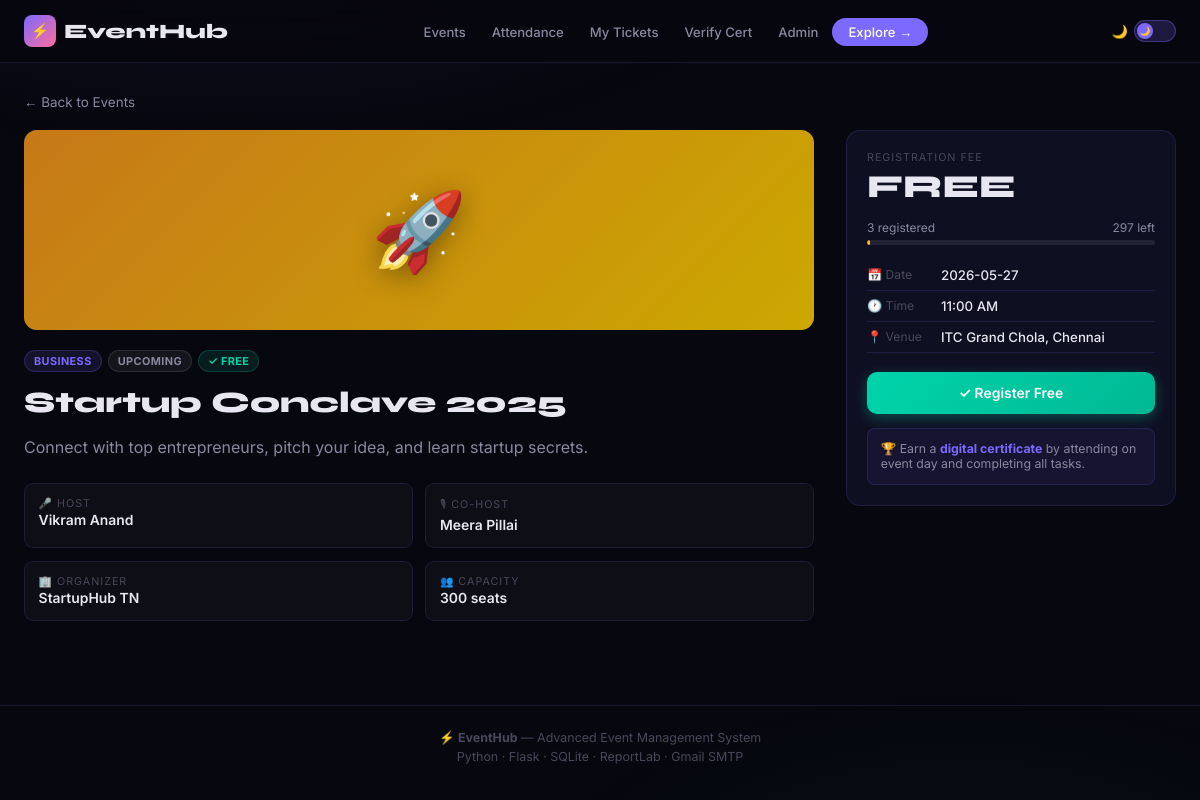
/event/3, run on the app's committed database.
### tables this page shows
CREATE TABLE events(
        id INTEGER PRIMARY KEY AUTOINCREMENT,
        name TEXT NOT NULL,
        description TEXT,
        date TEXT NOT NULL,
        time TEXT NOT NULL,
        venue TEXT NOT NULL,
        host TEXT NOT NULL,
        co_host TEXT,
        organizer TEXT NOT NULL,
        category TEXT DEFAULT 'General',
        is_paid INTEGER DEFAULT 0,
        fee REAL DEFAULT 0,
        capacity INTEGER DEFAULT 200,
        upi TEXT DEFAULT 'events@upi',
        status TEXT DEFAULT 'upcoming',
        created_at TEXT DEFAULT(datetime('now'))
    );

### app.py (the view)
@app.route('/event/<int:eid>')
def event_detail(eid):
    ev = get_event(eid)
    if not ev or not is_future_or_today(ev): flash('Event not found or has passed.','error'); return redirect(url_for('home'))
    con = get_db()
    rc = con.execute("SELECT COUNT(*) FROM registrations WHERE event_id=?", (eid,)).fetchone()[0]
    con.close()
    return render_template('event_detail.html', ev=ev, spots=ev['capacity']-rc, rc=rc, theme=get_theme(ev['category']))

### app.py (called while the page is built)
def get_theme(cat): return THEMES.get(cat, THEMES['General'])

def get_db():
    c = sqlite3.connect(DB_PATH)
    c.row_factory = sqlite3.Row
    c.execute("PRAGMA foreign_keys=ON")
    return c

def is_future_or_today(ev):
    try: return datetime.strptime(ev['date'],'%Y-%m-%d').date() >= date.today()
    except: return False

def get_event(eid):
    c = get_db(); ev = c.execute("SELECT * FROM events WHERE id=?", (eid,)).fetchone(); c.close(); return ev

### templates/event_detail.html (shortened to what this page needs)
{% extends "base.html" %}
{% block content %}
<a href="{{ url_for('home') }}" style="display:inline-flex;align-items:center;gap:6px;color:var(--mu);text-decoration:none;font-size:.84rem;margin-bottom:1.25rem">← Back to Events</a>
<div class="layout">
  <div class="ai">
    <div class="banner"><div class="banner-bg" style="background:linear-gradient(135deg,{{theme.grad}})"></div><div style="position:absolute;inset:0;background:rgba(0,0,0,.2)"></div><span class="banner-em">{{theme.icon}}</span></div>
    <div style="display:flex;gap:6px;flex-wrap:wrap">
      <span class="bdg bp">{{ev.category}}</span>
      {% if ev.status=='ongoing' %}<span class="bdg bg">● Live</span>{% else %}<span class="bdg bdim">Upcoming</span>{% endif %}
      {% if ev.is_paid %}<span class="bdg bgold">💳 Paid</span>{% else %}<span class="bdg bg">✓ Free</span>{% endif %}
    </div>
    <h1 class="et">{{ev.name}}</h1>
    <p class="desc">{{ev.description}}</p>
    <div class="ig">
      <div class="ib"><div class="ib-l">🎤 Host</div><div class="ib-v">{{ev.host}}</div></div>
      {% if ev.co_host %}<div class="ib"><div class="ib-l">🎙 Co-Host</div><div class="ib-v">{{ev.co_host}}</div></div>{% endif %}
      <div class="ib"><div class="ib-l">🏢 Organizer</div><div class="ib-v">{{ev.organizer}}</div></div>
      <div class="ib"><div class="ib-l">👥 Capacity</div><div class="ib-v">{{ev.capacity}} seats</div></div>
    </div>
  </div>
  <div class="ai" style="animation-delay:.1s">
    <div class="sc">
      <div style="font-size:.67rem;text-transform:uppercase;letter-spacing:1px;color:var(--di);margin-bottom:3px">Registration Fee</div>
      <div class="price {% if ev.is_paid %}pc-p{% else %}fc-p{% endif %}">{% if ev.is_paid %}₹{{ev.fee|int}}{% else %}FREE{% endif %}</div>
      {% set pct=((ev.capacity-spots)/ev.capacity*100)|int %}
      <div class="sbar-w">
        <div class="sbar-l"><span>{{rc}} registered</span><span style="color:{% if spots<20 %}var(--acc){% else %}var(--mu){% endif %}">{{spots}} left</span></div>
        <div class="sbar"><div class="sf" style="width:{{pct}}%;background:linear-gradient(90deg,{{theme.grad}})"></div></div>
      </div>
      <div class="dr"><span class="dk">📅 Date</span><span class="dv">{{ev.date}}</span></div>
      <div class="dr"><span class="dk">🕐 Time</span><span class="dv">{{ev.time}}</span></div>
      <div class="dr"><span class="dk">📍 Venue</span><span class="dv">{{ev.venue}}</span></div>
      <div style="margin-top:1.2rem">
        {% if spots>0 %}<a href="{{ url_for('register',eid=ev.id) }}" class="btn {% if ev.is_paid %}btn-a{% else %}btn-g{% endif %}" style="width:100%;justify-content:center;padding:13px">{% if ev.is_paid %}💳 Register &amp; Pay{% else %}✓ Register Free{% endif %}</a>
        {% else %}<div style="text-align:center;padding:12px;background:rgba(255,255,255,.04);border-radius:8px;color:var(--di)">🚫 Registration Full</div>{% endif %}
      </div>
      <div style="margin-top:.85rem;padding:.8rem;background:rgba(124,106,255,.07);border-radius:8px;border:1px solid var(--bd);font-size:.77rem;color:var(--mu)">🏆 Earn a <strong style="color:var(--p)">digital certificate</strong> by attending on event day and completing all tasks.</div>
    </div>
  </div>
</div>
{% endblock %}

### templates/base.html (style rules this page uses)
[data-theme="dark"] { --bg:#07070f;--bg2:#0d0d1a;--card:#0f0f22;--card2:#141435; --p:#7c6aff;--p2:#a29bfe;--acc:#ff6b9d;--gr:#00d4aa;--gold:#ffd166; --tx:#e8e6f0;--mu:#8a879f;--di:#4a475a; --bd:rgba(124,106,255,.15);--bd2:rgba(124,106,255,.35); --nav:rgba(7,7,15,.9);--inp:rgba(255,255,255,.05);--sh:rgba(0,0,0,.5); }
*,::before,::after { margin:0;padding:0;box-sizing:border-box }
html { scroll-behavior:smooth }
body { font-family:'Inter',sans-serif;background:var(--bg);color:var(--tx);min-height:100vh;overflow-x:hidden;transition:background .3s,color .3s }
body::before { content:'';position:fixed;inset:0;background:radial-gradient(ellipse 80% 50% at 20% -10%,rgba(124,106,255,.07),transparent 60%),radial-gradient(ellipse 60% 40% at 80% 110%,rgba(0,212,170,.04),transparent 60%);pointer-events:none;z-index:0 }
.btn { display:inline-flex;align-items:center;gap:6px;padding:10px 22px;border-radius:10px;font-family:'Inter',sans-serif;font-size:.87rem;font-weight:600;cursor:pointer;transition:all .2s;border:none;text-decoration:none }
.btn-g { background:linear-gradient(135deg,#00d4aa,#00b894);color:#fff;box-shadow:0 4px 14px rgba(0,212,170,.32) }
.bdg { display:inline-flex;align-items:center;gap:3px;padding:3px 9px;border-radius:16px;font-size:.68rem;font-weight:700;letter-spacing:.4px;text-transform:uppercase }
.bp { background:rgba(124,106,255,.12);color:var(--p);border:1px solid rgba(124,106,255,.22) }
.bg { background:rgba(0,212,170,.1);color:var(--gr);border:1px solid rgba(0,212,170,.2) }
.bdim { background:rgba(255,255,255,.06);color:var(--mu);border:1px solid rgba(255,255,255,.1) }
.ai { animation:fadeUp .42s ease forwards }

### templates/event_detail.html (style rules this page uses)
.layout { display:grid;grid-template-columns:1fr 330px;gap:2rem }
.banner { height:200px;border-radius:13px;display:flex;align-items:center;justify-content:center;position:relative;overflow:hidden;margin-bottom:1.25rem }
.banner-bg { position:absolute;inset:0 }
.banner-em { font-size:4.8rem;position:relative;z-index:1;filter:drop-shadow(0 6px 14px rgba(0,0,0,.38)) }
h1.et { font-family:'Syne',sans-serif;font-size:1.85rem;font-weight:800;margin:.8rem 0;line-height:1.2 }
.desc { color:var(--mu);line-height:1.8;margin-bottom:1.3rem }
.ig { display:grid;grid-template-columns:repeat(2,1fr);gap:.8rem }
.ib { background:rgba(255,255,255,.03);border:1px solid var(--bd);border-radius:9px;padding:.85rem }
.ib-l { font-size:.67rem;text-transform:uppercase;letter-spacing:1px;color:var(--di);margin-bottom:2px }
.ib-v { font-weight:600;font-size:.87rem }
.sc { background:var(--card);border:1px solid var(--bd);border-radius:14px;padding:1.25rem;position:sticky;top:78px;height:fit-content }
.price { font-family:'Syne',sans-serif;font-size:2rem;font-weight:800 }
.sbar-w { margin:.9rem 0 }
.sbar-l { display:flex;justify-content:space-between;font-size:.75rem;color:var(--mu);margin-bottom:5px }
.sbar { height:5px;background:rgba(255,255,255,.08);border-radius:3px;overflow:hidden }
.sf { height:100%;border-radius:3px }
.dr { display:flex;gap:9px;padding:7px 0;border-bottom:1px solid var(--bd);font-size:.83rem }
.dk { color:var(--di);width:65px;flex-shrink:0;font-size:.76rem }
.dv { font-weight:500 }

### data on the page
events: category "BUSINESS", name "Startup Conclave 2025", description "Connect with top entrepreneurs, pitch your idea, and learn startup secrets.", host "Vikram Anand", co_host "Meera Pillai", organizer "StartupHub TN", capacity "300", date "2026-05-27", time "11:00 AM", venue "ITC Grand Chola, Chennai"

### other printed values
{{ theme.icon }} "🚀"
{{ rc }} "3"
{{ spots }} "297"
